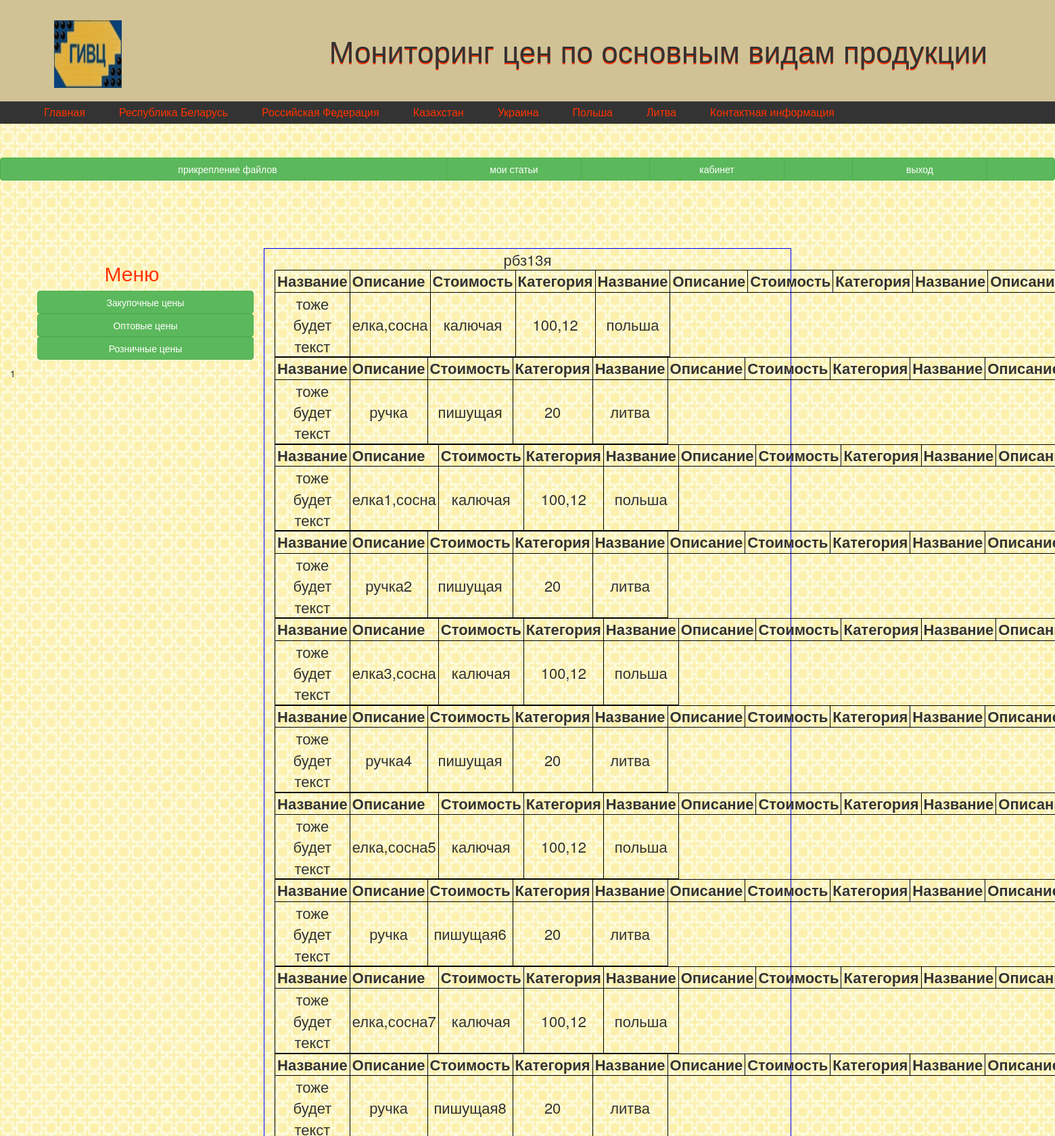
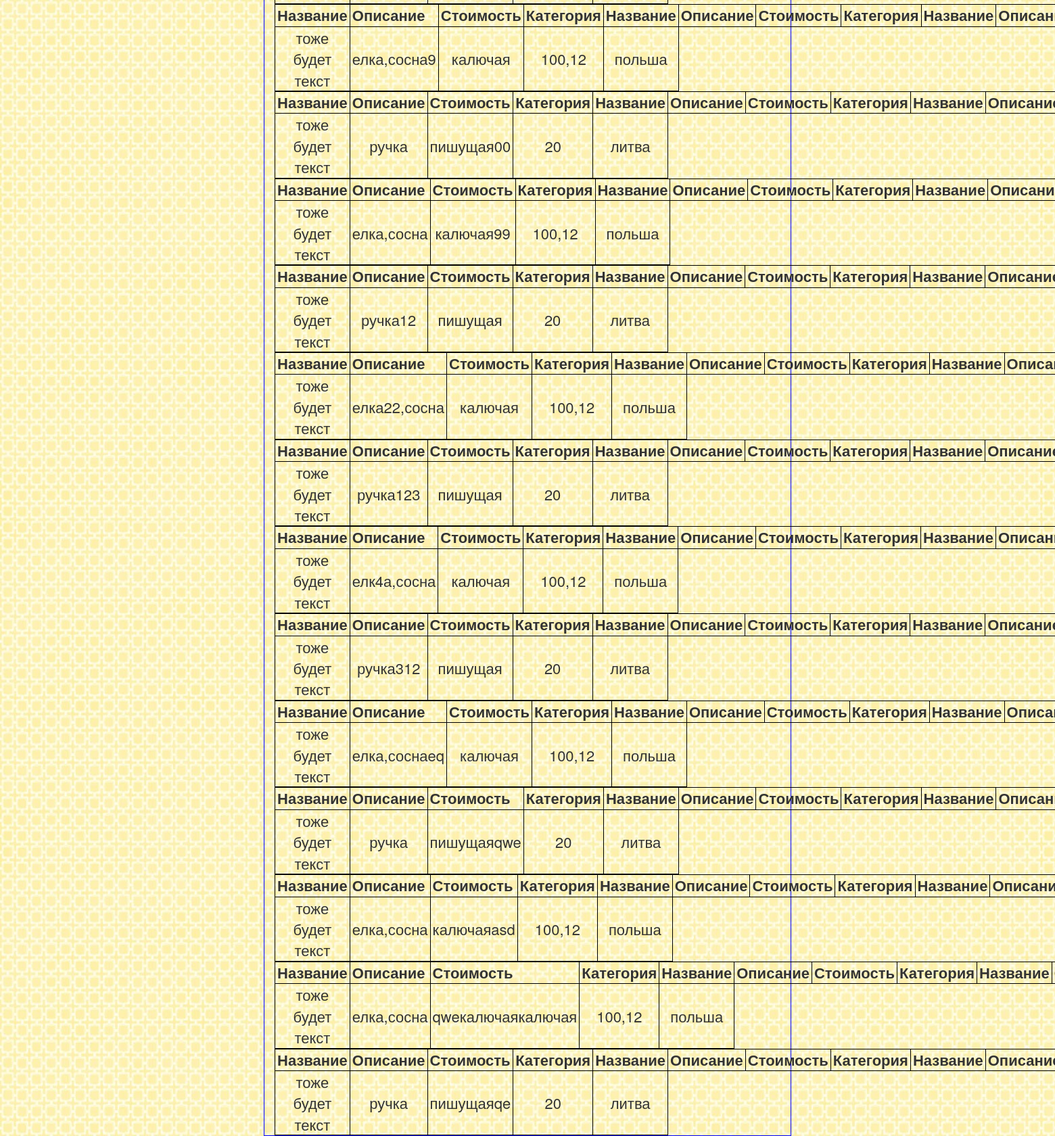
The app's page /rbz13ia.php (signed in) with its own data (2 pictures, top to bottom).
### tables this page shows
CREATE TABLE IF NOT EXISTS `statias` (
  `id` int(11) NOT NULL AUTO_INCREMENT,
  `cat_id` tinytext NOT NULL,
  `cat_cen_id` tinytext NOT NULL,
  `cat_god_id` tinytext NOT NULL,
  `cat_mes_id` tinytext NOT NULL,
  `name_categoria` tinytext NOT NULL,
  `editor1` text NOT NULL,
  `file_foto` tinytext NOT NULL,
  `table-categoria` tinytext NOT NULL,
  `data_reg` datetime NOT NULL,
  `blockunblock` enum('block','unblock') NOT NULL DEFAULT 'unblock',
  `user_id` int(11) NOT NULL,
  `update1` date NOT NULL,
  `showhide` enum('show','hide') DEFAULT 'show',
  PRIMARY KEY (`id`)
);

CREATE TABLE IF NOT EXISTS `prices` (
  `id` int(11) NOT NULL AUTO_INCREMENT,
  `user_id` int(11) NOT NULL,
  `vv0` text NOT NULL,
  `vv1` text NOT NULL,
  `vv2` text NOT NULL,
  `vv3` text NOT NULL,
  `data_vstavki` datetime NOT NULL,
  PRIMARY KEY (`id`)
);

### class/Database.php (called while the page is built, shortened)
<?php
class Database{
private $host = DB_HOST;
private $user= DB_USER;
private $pass=DB_PASS;
private $dbname=DB_NAME;
private $port=DB_PORT;
private $dbh;
private $stmt;
public function __construct(){
$dsn='mysql:host=' .$this->host . ';port=' . $this->port.';dbname=' . $this->dbname;
$options=array(
PDO::ATTR_ERRMODE=>PDO::ERRMODE_EXCEPTION
);
try{
$this->dbh=new PDO($dsn, $this->user, $this->pass, $options);
}
catch(PDOException $e){
$this->error=$e->getMessage();
}
}
public function query($query){
    $this->stmt = $this->dbh->prepare($query);
}
public function execute(){
    return $this->stmt->execute();
}
public function resultset(){
    $this->execute();
    return $this->stmt->fetchAll(PDO::FETCH_ASSOC);
}
}

### rbz13ia.php (the view, shortened to what this page needs)
<?php require_once('templates/top.php');
  	require_once ("class/Database.php");
$database = new Database();
$query="SELECT * FROM statias WHERE cat_god_id=1 and cat_mes_id=1";
$database->query($query);
$all = $database->resultset();
foreach($all as $one){
 echo "<div class='art'>".$one['name_categoria']."<br/>";
}
$database = new Database();
$query="SELECT * FROM prices";
$database->query($query);
$al = $database->resultset();
foreach($al as $two){
echo "<table class='brd' width='100%'>
<tr>
	<th>Название</th>
	<th>Описание</th>
	<th>Стоимость</th>
	<th>Категория</th>
	<th>Название</th>
	<th>Описание</th>
	<th>Стоимость</th>
	<th>Категория</th>
	<th>Название</th>
	<th>Описание</th>
	<th>Стоимость</th>
	<th>Категория</th>
	<th>Название</th>
	<th>Описание</th>
	<th>Стоимость</th>
	<th>Категория</th>
</tr>
<tr>
	<td>тоже будет текст</td>
	<td>".$two['vv0']."</td>
	<td>".$two['vv1']."</td>
	<td>".$two['vv2']."</td>
	<td>".$two['vv3']."</td>
</tr>
</table>";
	};
?>

### media/css/style.css (style rules this page uses)
body { background: url(../img/geluzor75.jpg); padding:0; margin:0; }
.col-md-6 div { text-align: center; font-size: 22px; }

### rbz13ia.php (style rules this page uses)
table { border-collapse: collapse; }
table th, table td { padding: 0 3px; }
table.brd th, table.brd td { border: 1px solid #000; }

### records on screen
statias: name_categoria "рбз13я"
prices: vv0 "елка,сосна", vv1 "калючая", vv2 "100,12", vv3 "польша"
prices: vv0 "ручка", vv1 "пишущая", vv2 "20", vv3 "литва"
prices: vv0 "елка1,сосна", vv1 "калючая", vv2 "100,12", vv3 "польша"
prices: vv0 "ручка2", vv1 "пишущая", vv2 "20", vv3 "литва"
prices: vv0 "елка3,сосна", vv1 "калючая", vv2 "100,12", vv3 "польша"
prices: vv0 "ручка4", vv1 "пишущая", vv2 "20", vv3 "литва"
prices: vv0 "елка,сосна5", vv1 "калючая", vv2 "100,12", vv3 "польша"
prices: vv0 "ручка", vv1 "пишущая6", vv2 "20", vv3 "литва"
prices: vv0 "елка,сосна7", vv1 "калючая", vv2 "100,12", vv3 "польша"
prices: vv0 "ручка", vv1 "пишущая8", vv2 "20", vv3 "литва"
prices: vv0 "елка,сосна9", vv1 "калючая", vv2 "100,12", vv3 "польша"
prices: vv0 "ручка", vv1 "пишущая00", vv2 "20", vv3 "литва"
prices: vv0 "елка,сосна", vv1 "калючая99", vv2 "100,12", vv3 "польша"
prices: vv0 "ручка12", vv1 "пишущая", vv2 "20", vv3 "литва"
prices: vv0 "елка22,сосна", vv1 "калючая", vv2 "100,12", vv3 "польша"
prices: vv0 "ручка123", vv1 "пишущая", vv2 "20", vv3 "литва"
prices: vv0 "елк4а,сосна", vv1 "калючая", vv2 "100,12", vv3 "польша"
prices: vv0 "ручка312", vv1 "пишущая", vv2 "20", vv3 "литва"
prices: vv0 "елка,соснаeq", vv1 "калючая", vv2 "100,12", vv3 "польша"
prices: vv0 "ручка", vv1 "пишущаяqwe", vv2 "20", vv3 "литва"
prices: vv0 "елка,сосна", vv1 "калючаяasd", vv2 "100,12", vv3 "польша"
prices: vv0 "елка,сосна", vv1 "qweкалючаякалючая", vv2 "100,12", vv3 "польша"
prices: vv0 "ручка", vv1 "пишущаяqe", vv2 "20", vv3 "литва"

### other values on screen
$_SESSION['id'] "1"
